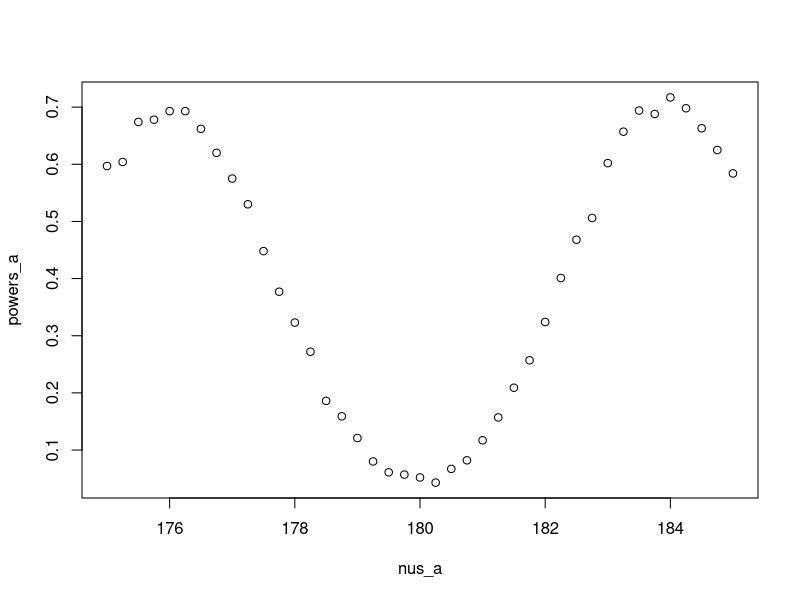
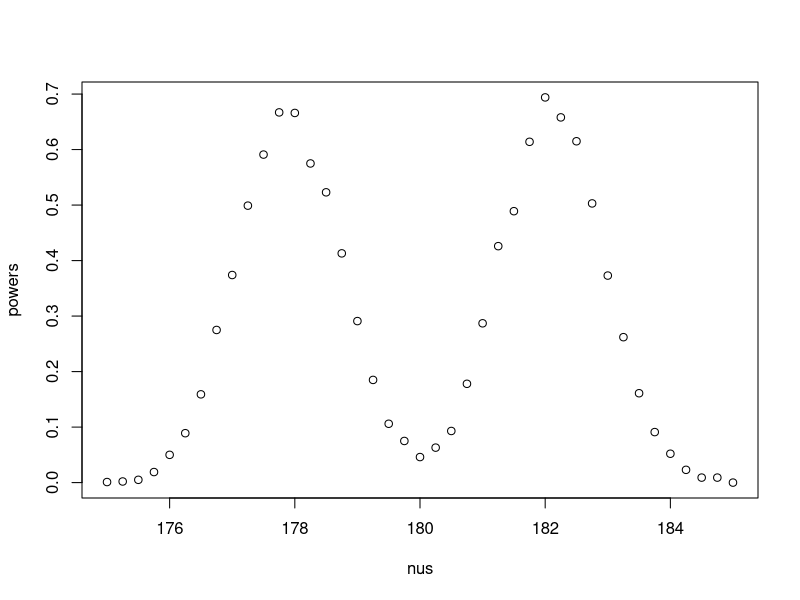
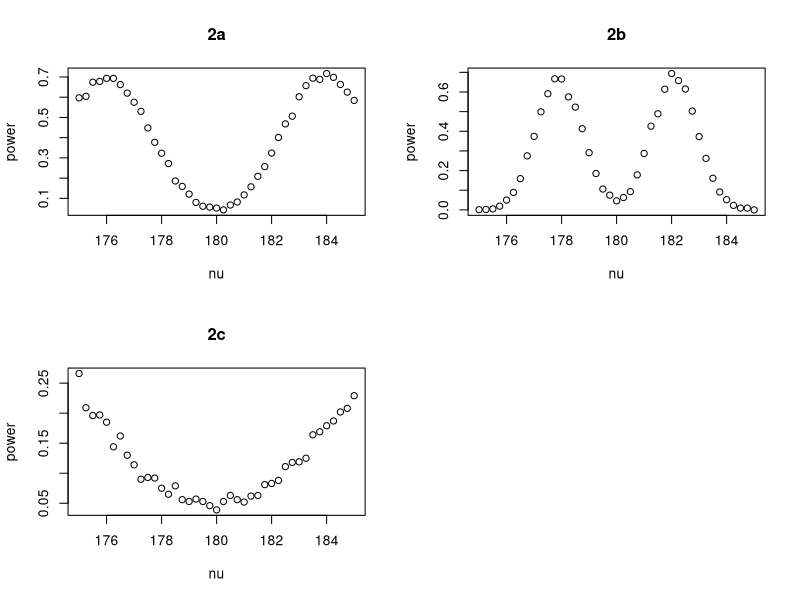
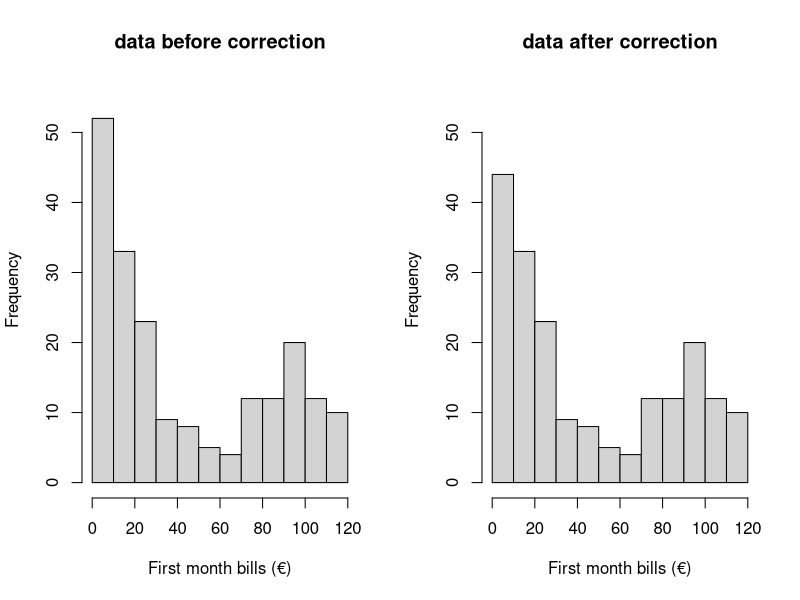
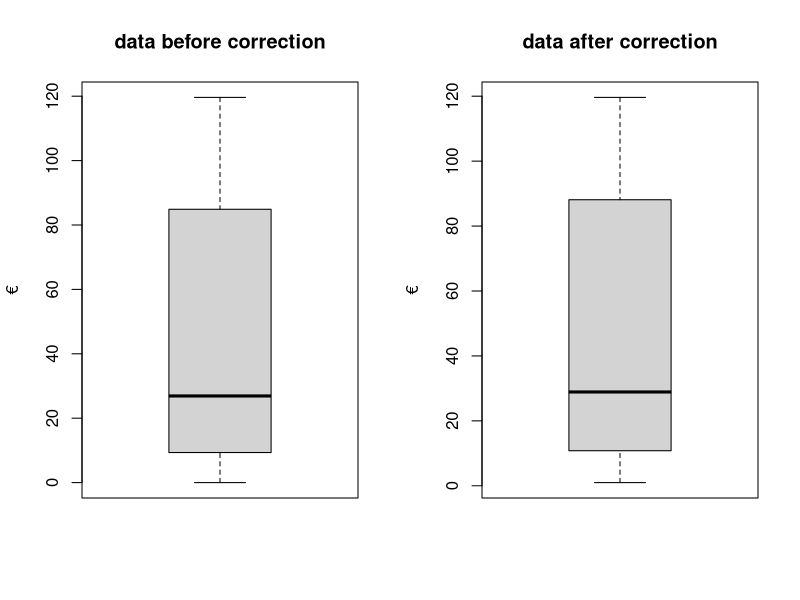
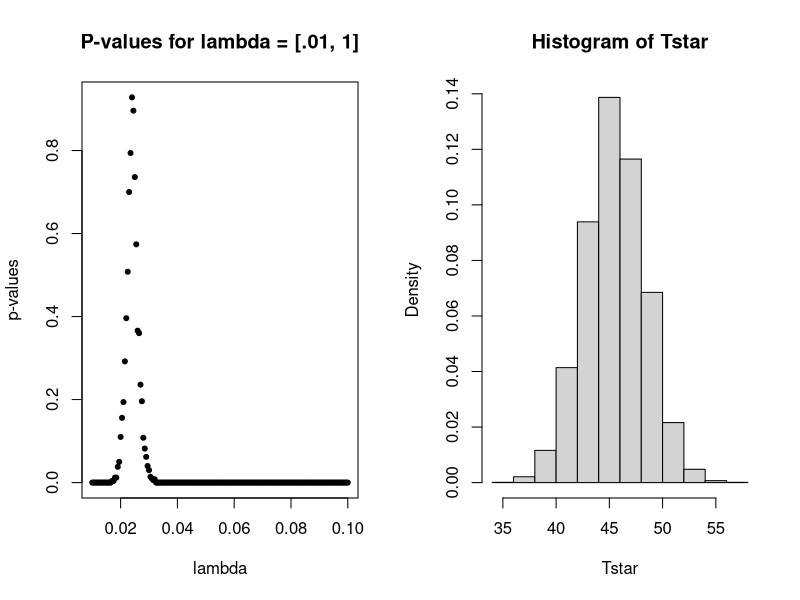
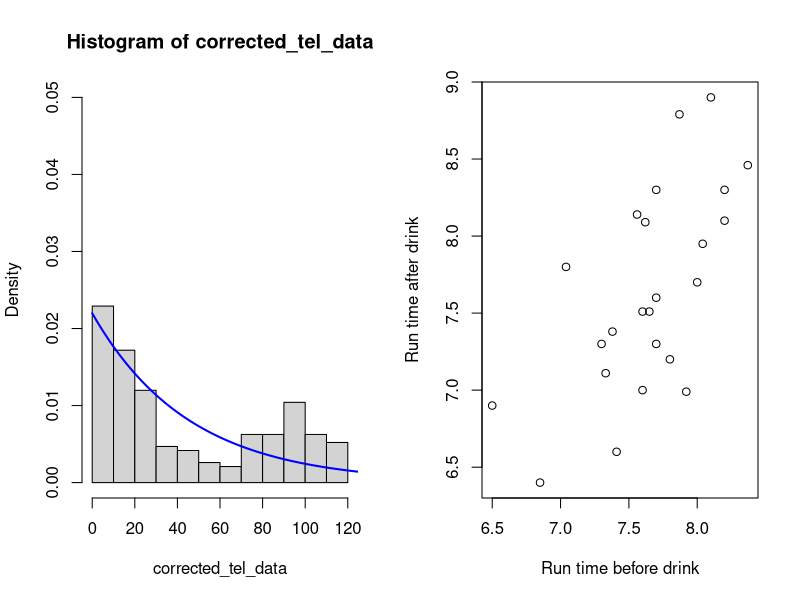
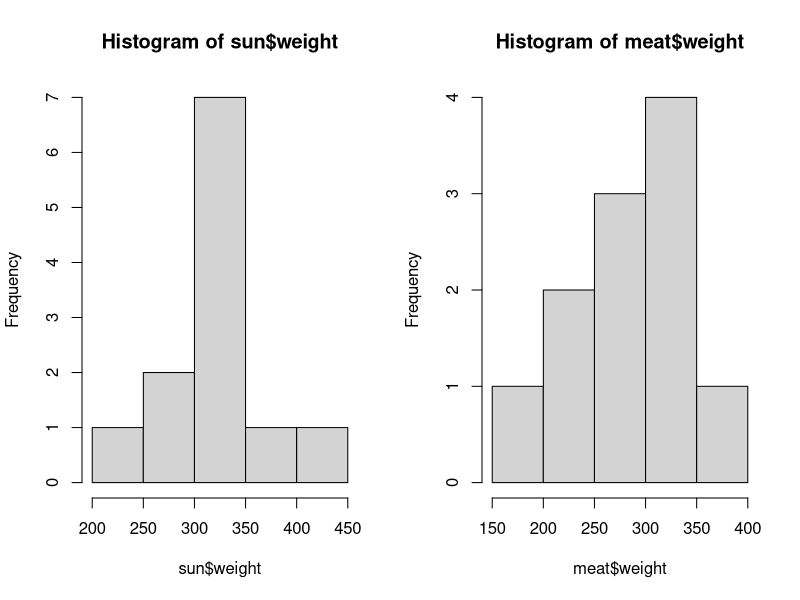

These charts were generated, in order, by the following R code:
## ---- chunk 1
knitr::opts_chunk$set(echo = TRUE)
options(digits=3)
## ---- chunk 2
birth = read.table("birthweight.txt",header=TRUE)
birthweight = birth$birthweight
## ---- chunk 3
mean(birthweight)
## ---- chunk 4
shapiro.test(birthweight)[2]
## ---- chunk 5
alpha = .1
t.test(birthweight, alternative = "l", conf.level = 1-alpha, mu = 2800)[3]
## ---- chunk 6
alpha = .05
t.test(birthweight, alternative = "l", conf.level = 1-alpha, mu = 2800)[3]

alpha = .05
## ---- chunk 7
n=m=30
mu=180
nu=175
sd=5

B=1000
p=numeric(B)
for (b in 1:B) {
  x=rnorm(n,mu,sd);
  y=rnorm(m,nu,sd);
  p[b]=t.test(x,y,var.equal = TRUE)[[3]]}
a <- table(p)
length(a[names(a)<0.05])/length(a)
## ---- chunk 8
n=m=30
mu=180
nus=seq(175,185,by=0.25)
sd=5

powers = numeric(length(nus))

B=1000
p=numeric(B)
for (i in 1:length(nus)) {
  nu = nus[i]
  for (b in 1:B) {
    x=rnorm(n,mu,sd);
    y=rnorm(m,nu,sd);
    p[b]=t.test(x,y,var.equal = TRUE)[[3]]}
  a <- table(p)
  powers[i] = length(a[names(a)<0.05])/length(a)
} 
powers_a = powers
nus_a = nus

plot1 = plot(nus_a, powers_a)
## ---- chunk 9
n=m=100
mu=180
nus=seq(175,185,by=0.25)
sd=5

powers = numeric(length(nus))

B=1000
p=numeric(B)
for (i in 1:length(nus)) {
  nu = nus[i]
  for (b in 1:B) {
    x=rnorm(n,mu,sd);
    y=rnorm(m,nu,sd);
    p[b]=t.test(x,y,var.equal = TRUE)[[3]]}
  a <- table(p)
  powers[i] = length(a[names(a)<0.05])/length(a)
} 
powers_b = powers
nus_b = nus

plot2 = plot(nus, powers)
## ---- chunk 10
n=m=30
mu=180
nus=seq(175,185,by=0.25)
sd=15

powers = numeric(length(nus))

B=1000
p=numeric(B)
for (i in 1:length(nus)) {
  nu = nus[i]
  for (b in 1:B) {
    x=rnorm(n,mu,sd);
    y=rnorm(m,nu,sd);
    p[b]=t.test(x,y,var.equal = TRUE)[[3]]}
  a <- table(p)
  powers[i] = length(a[names(a)<0.05])/length(a)
} 
powers_c = powers
nus_c = nus
## ---- chunk 11
par(mfrow=c(2,2))
plot(nus_a, powers_a, main="2a", xlab="nu", ylab="power")
plot(nus_b, powers_b, main="2b", xlab="nu", ylab="power")
plot(nus_c, powers_c, main="2c", xlab="nu", ylab="power")
## ---- chunk 12
tel_data = read.table("telephone.txt",header=TRUE)
## ---- chunk 13
# remove 0-values
corrected_tel_data = tel_data[apply(tel_data, 1, function(row) all(row !=0 )), ]

# plot histograms
par(mfrow=c(1,2))
hist(tel_data$Bills, xlab = "First month bills (€)", main = "data before correction", ylim = c(0,55))
hist(corrected_tel_data, xlab = "First month bills (€)", main = "data after correction", ylim = c(0,55))

# plot boxplots
par(mfrow=c(1,2))
boxplot(tel_data$Bills, ylab = "€", main = "data before correction")
boxplot(corrected_tel_data, ylab = "€", main = "data after correction")
## ---- chunk 14
lambdas = seq(.01, .1, .0005)
t = median(corrected_tel_data)
B=1000
tstar=numeric(B)
n=length(corrected_tel_data)
p_values = c()

for(lamb in lambdas){
  for (i in 1:B){
    xstar=rexp(n, lamb)
    tstar[i]=median(xstar)}
    
  p_left=sum(tstar<t)/B
  p_right=sum(tstar>t)/B
  p = 2*min(p_left,p_right)
  p_values = c(p_values, p)
}

plot(lambdas, p_values, main = "P-values for lambda = [.01, 1]", xlab="lambda", ylab="p-values", pch=20)

max_index_lamb = which.max(p_values)

cat("lambda for p = .99:", lambdas[max_index_lamb])
## ---- chunk 15
B=5000
Tstar=numeric(B)
T1 = median(corrected_tel_data)

for(i in 1:B) {
  Xstar=sample(corrected_tel_data,replace=TRUE)
  Tstar[i]=median(Xstar) }
  Tstar05=quantile(Tstar,0.05)
  Tstar95=quantile(Tstar,0.95)
  sum(Tstar<Tstar05)
c(2*T1-Tstar95,2*T1-Tstar05)
## ---- chunk 16
B=5000
Tstar=numeric(B)
T1 = median(corrected_tel_data)

for(i in 1:B) {
  Xstar=sample(corrected_tel_data,replace=TRUE)
  Tstar[i]=mean(Xstar) 
  }
Tstar05=quantile(Tstar,0.05)
Tstar95=quantile(Tstar,0.95)
sum(Tstar<Tstar05)

c(2*T1-Tstar95,2*T1-Tstar05)
## ---- chunk 17
hist(Tstar, prob=T)
## ---- chunk 18
shapiro.test(Tstar)
## ---- chunk 19
est_lamb = 1/(mean(Tstar))
est_lamb
## ---- chunk 20
hist(corrected_tel_data, prob=T, ylim = c(0,0.05))
x = seq(0, length(corrected_tel_data),length=1000)
f = est_lamb*exp(-est_lamb*x )
lines(x,f,col="blue",lwd=2)
## ---- chunk 21
wilcox.test(corrected_tel_data, mu=40, alternative="less")
## ---- chunk 22
B=5000
Tstar=numeric(B)
T1 = 10

for(i in 1:B) {
  Xstar=sample(corrected_tel_data,replace=TRUE)
  Tstar[i]=sum(Xstar < T1) / length(Xstar)
  }
Tstar95=quantile(Tstar,0.95)
Tstar95
## ---- chunk 23
# Load data
run = read.table("run.txt",header=TRUE)
lemo = subset(run, drink == "lemo")
energy = subset(run, drink == "energy")


## ---- chunk 24
# qqnorm(run$before, main = "Normal Q-Q plot before drink")
# qqnorm(run$after, main = "Normal Q-Q plot after drink")
shapiro.test(run$before)
shapiro.test(run$after)

## ---- chunk 25
plot(run$before, run$after, xlab="Run time before drink", ylab="Run time after drink")
cor.test(run$before, run$after,  method = "pearson")
## ---- chunk 26
# qqnorm(lemo$before)
shapiro.test(lemo$before)
# qqnorm(lemo$after)
shapiro.test(lemo$after)

# qqnorm(energy$before)
shapiro.test(energy$before)
# qqnorm(energy$after)
shapiro.test(energy$after)
## ---- chunk 27
t.test(lemo$before, lemo$after, paired = TRUE, var.equal = FALSE)
t.test(energy$before, energy$after, paired = TRUE, var.equal = FALSE)

## ---- chunk 28
lemo_diff = lemo$before - lemo$after
energy_diff = energy$before - energy$after

# qqnorm(lemo_diff)
shapiro.test(lemo_diff)
# qqnorm(energy_diff)
shapiro.test(energy_diff)

t.test(lemo_diff, energy_diff, paired = FALSE)
## ---- chunk 29
chickwts$feed
sun = chickwts[chickwts$feed == "sunflower",]
meat = chickwts[chickwts$feed == "meatmeal",]
sun$weight; meat$weight

t.test(sun$weight,meat$weight)
wilcox.test(sun$weight,meat$weight)

hist(sun$weight)
hist(meat$weight)

ks.test(sun$weight,meat$weight)
## ---- chunk 30
chicks = chickwts
sunflower = chickwts[chickwts$feed == "sunflower",]$weight
meat = chickwts[chickwts$feed == "meatmeal",]$weight
horse = chickwts[chickwts$feed == "horsebean",]$weight
linseed = chickwts[chickwts$feed == "linseed",]$weight
soy = chickwts[chickwts$feed == "soybean",]$weight
cas = chickwts[chickwts$feed == "casein",]$weight
sun; meat; horse; linseed; soy; cas

boxplot(weight ~ feed, data=chickwts)
stripchart(weight ~ feed, data=chickwts, vertical=TRUE)

chickaov = lm(weight ~ feed, data = chickwts)
anova(chickaov)
## ---- chunk 31

## ---- chunk 32
attach(chickwts)
kruskal.test(weight, feed)
